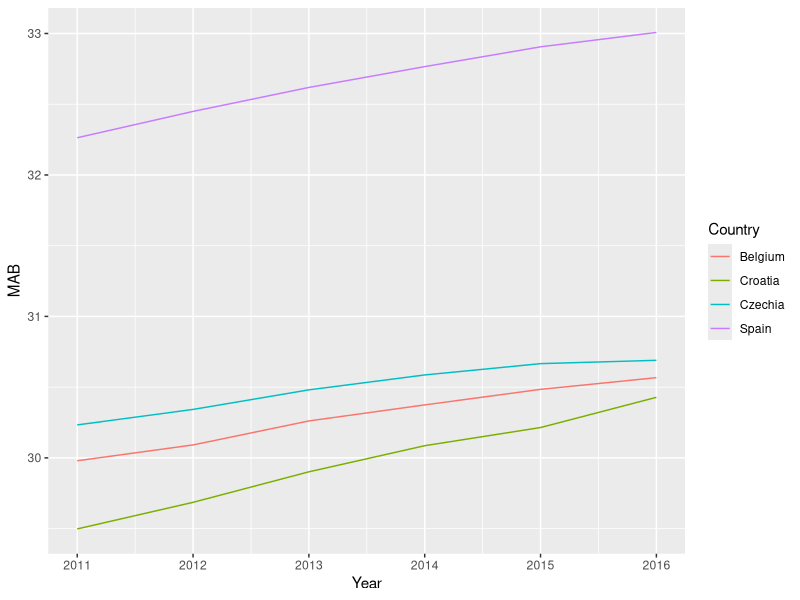
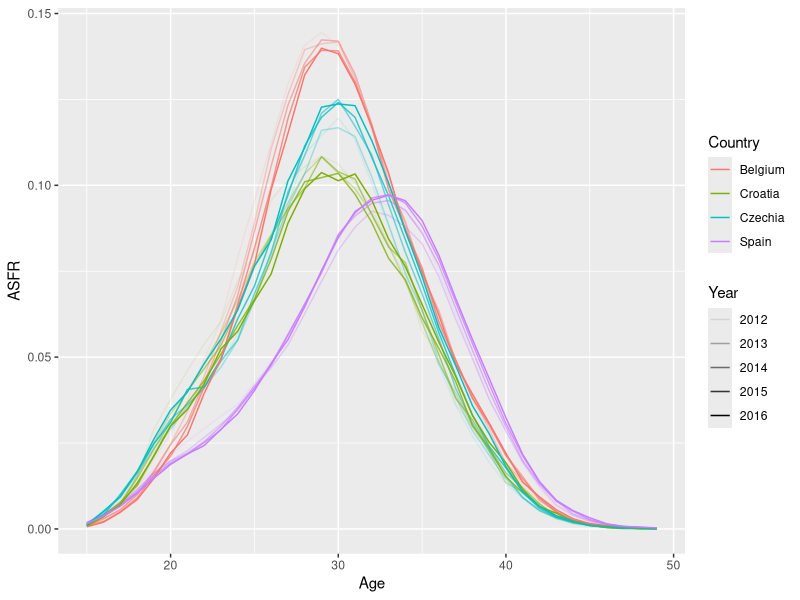
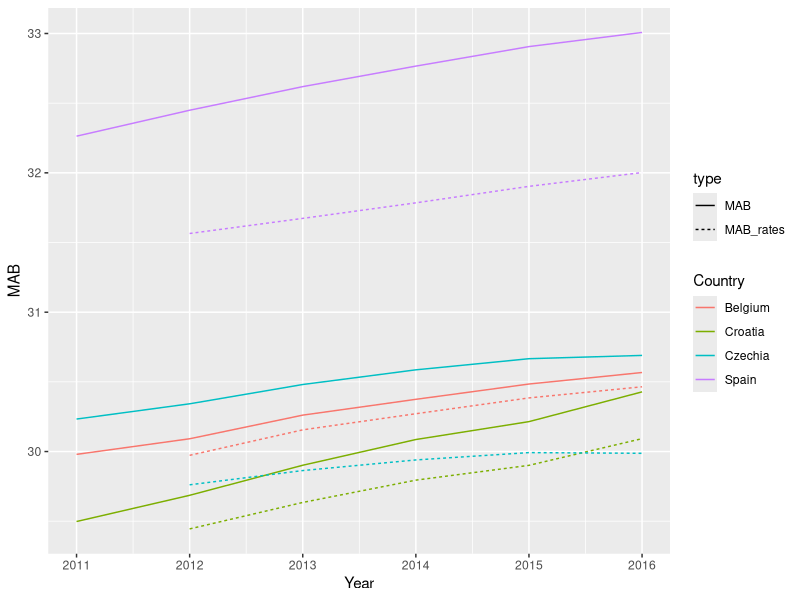

Write R code to recreate these figures, in order.
## ---- chunk 1
knitr::opts_chunk$set(echo = TRUE)
## ---- chunk 2
library(tidyverse)
library(readxl)
# ?read_excel
Wide <- read_excel(
           path = "Data/demo_fasec.xlsx",
           range = "A10:H158")
glimpse(Wide)
## ---- chunk 3
Long <- pivot_longer(
          data = Wide, 
          cols = `2011`:`2016`,
          names_to = "TIME",
          values_to = "Births")

glimpse(Long)
## ---- chunk 4
# reverse operation
pivot_wider(data = Long,
            names_from = "TIME",
            values_from = "Births")
## ---- chunk 5
Long <- select(
  .data = Long,
  Country = `GEO/TIME`,
  Age = AGE,
  Year = TIME,
  Births 
)
head(Long)
## ---- chunk 6
Long <- 
  read_excel(
    path = "Data/demo_fasec.xlsx",
    range = "A10:H158") %>% 
  pivot_longer(
    cols = `2011`:`2016`,
    names_to = "Year",
    values_to = "Births") %>% 
  select(
     Country = `GEO/TIME`,
     Year,
     Age = AGE,
     Births)
## ---- chunk 7
Long <- 
  # first read in from Excel
  read_excel(
    path = "Data/demo_fasec.xlsx",
    range = "A10:H158") %>% 
  # stack years
  pivot_longer(
    cols = `2011`:`2016`,
    names_to = "Year",
    values_to = "Births") %>% 
  # pick out the columns
  select(
     Country = `GEO/TIME`,
     Year,
     Age = AGE,
     Births)
## ---- chunk 8
# selecting a column with $ 
unique(Long$Age)

# same thing using tidy:
Long %>% 
  pull(Age) %>% # pull() extracts column as vector
  unique()
## ---- chunk 9
1:5 == 5
## ---- chunk 10
abcde <- c("a","b","c","d","e")
abcde[1:5 == 5]
## ---- chunk 11
c("a","d","k") %in% abcde
## ---- chunk 12
Long2 <-
  Long %>% 
  # add group metadata
  group_by(Country, Year) %>% 
  # raise Total count to column for element-wise rescale
  mutate(TOT = Births[Age == "Total"]) %>% 
  # throw out Total and Unknown ages
  filter(! Age %in% c("Total", "Unknown")) %>% 
  # rescale proportions known to stated total
  mutate(Births = Births / sum(Births) * TOT) %>% 
  # groups no longer needed, let's remove them:
  ungroup()
## ---- chunk 13
Long2 %>% 
  mutate(Age = gsub(Age,
                    pattern = " years", 
                    replacement = ""),
         Age = as.integer(Age))
## ---- chunk 14
Long2 %>% 
  mutate(Age = parse_number(Age))
## ---- chunk 15
Long2 %>% 
  mutate(Age = Age %>%  
                gsub(
                  pattern = " years", 
                  replacement = "") %>% 
               as.integer())
## ---- chunk 16
Births <- 
  # first read in from Excel
  read_excel(
    path = "Data/demo_fasec.xlsx",
    range = "A10:H158") %>% 
  # stack years
  pivot_longer(
    cols = `2011`:`2016`,
    names_to = "Year",
    values_to = "Births") %>% 
  # pick out the columns
  select(
     Country = `GEO/TIME`,
     Year,
     Age = AGE,
     Births) %>% 
  # add group metadata
  group_by(Country, Year) %>% 
  # raise Total count to column for element-wise rescale
  mutate(TOT = Births[Age == "Total"]) %>% 
  # throw out Total and Unknown ages
  filter(! Age %in% c("Total", "Unknown")) %>% 
  # rescale proportions known to stated total
  mutate(Births = Births / sum(Births) * TOT) %>% 
  # groups no longer needed, let's remove them:
  ungroup() %>% 
  # clean up Age
  mutate(Age = Age %>%  
                gsub(
                  pattern = " years", 
                  replacement = "") %>% 
                as.integer(),
         Year = as.integer(Year)) %>% 
  # sort rows
  arrange(Country, Year, Age) %>% 
  # remove TOT column, no longer needed
  select(-TOT)

# have a look
glimpse(Births)
## ---- chunk 17
a <- 1:10
a %% 2
a %% 5
## ---- chunk 18
Age <- 0:20
Age - Age %% 5
## ---- chunk 19
Births %>% 
  mutate(Age = Age - Age %% 5) %>% 
  group_by(Country, Year, Age) %>% 
  summarize(Births = sum(Births),
            .groups = "drop")
## ---- chunk 20
Births %>% 
  summarize(Births = sum(Births))
## ---- chunk 21
Births %>% 
  group_by(Country, Year) %>% 
  summarize(Births = sum(Births),
            .groups = "drop")
## ---- chunk 22
Births %>% 
  mutate(Country_Group = case_when(Country == "Czechia" ~ "A",
                                   Country == "Spain" ~ "A",
                                   Country == "Belgium" ~ "B",
                                   Country == "Croatia" ~ "B")) %>% 
  group_by(Country_Group, Year) %>% 
  summarize(Births = sum(Births),
            .groups = "drop")
## ---- chunk 23
a <- 1:17
case_when(a %% 6 == 0 ~ a / 2 + 1,
          a %% 3 == 0 ~ a * 2,
          a %% 2 == 1 ~ a + 1,
          a %% 2 == 0 ~ a + 2)
## ---- chunk 24
case_when(a %% 3 == 0 ~ a * 2,
          a %% 6 == 0 ~ a / 2 + 1,
          a %% 2 == 1 ~ a + 1,
          a %% 2 == 0 ~ a + 2)
## ---- chunk 25
MAB <-
  Births %>% 
  mutate(Age = Age + .5) %>% 
  group_by(Country, Year) %>% 
  summarize(MAB = sum(Births * Age) / sum(Births),
            .groups = "drop") 
glimpse(MAB)
## ---- chunk 26
MAB %>% 
  ggplot(aes(x = Year, 
             y = MAB, 
             group = Country, 
             color = Country)) +
  geom_line()
## ---- chunk 27
Pop <- read_excel("Data/demo_pjan.xlsx",
           range = "A10:CZ510",
           na = ":")
dim(Pop)
## ---- chunk 28
# check first and last age classes
# colnames(Pop)
Pop <- 
  Pop %>% 
  pivot_longer(`Less than 1 year`:`Unknown`,
               names_to = "AGE",
               values_to = "Population") %>% 
  rename(Country = `GEO/AGE`) %>% 
  # is.na() gives TRUE if a value is NA, FALSE otherwise,
  # ! negates this, so we keep all rows that are not NA
  filter(!is.na(Population))

glimpse(Pop)
## ---- chunk 29
Pop %>% 
  pull(AGE) %>% 
  unique()
## ---- chunk 30
a <- c("10 years","11 years")
# standard
a %>% gsub(pattern = " years", replacement = "") %>% as.integer()
# terse regular expression
a %>% gsub(pattern = "([0-9]+).*$", replacement = "\\1") %>% as.integer()
# or a handy helper function from the readr package:
parse_number(a)
## ---- chunk 31
Pop <- # overwrite the same object here
  Pop %>% 
  mutate(Age = case_when(
    AGE == "Less than 1 year" ~ 0,
    AGE == "Open-ended age class" ~ 100,
    AGE == "Unknown" ~ NA_real_,
    TRUE ~ parse_number(AGE)
  ),
  Year = as.integer(TIME)) %>% 
  select(-TIME, -AGE)
## ---- chunk 32
Pop <-
  Pop %>% 
  # declare groups
  group_by(Country, Year) %>% 
  # 1. move Unknown age up to column
  # 2. replace NAs w 0s in the new UNK column
  mutate(UNK = Population[is.na(Age)],
         UNK = if_else(is.na(UNK), 0, UNK)) %>%  
  # remove rows with Unknown age
  filter(!is.na(Age)) %>% 
  # do the redistribution
  mutate(Population = Population + Population / sum(Population) * UNK) %>% 
  # remove groups
  ungroup() %>% 
  # remove column no longer needed
  select(-UNK) 
## ---- chunk 33
x <- tibble(A = c("a", "b", "c"),
            B = c("t", "u", "v"),
            C = 1:3)
y <- tibble(A = c("a","b","d"),
            B = c("t","u","w"),
            D = 3:1)
x
y
## ---- chunk 34
left_join(x,y)
## ---- chunk 35
right_join(x,y)
## ---- chunk 36
inner_join(x,y)
## ---- chunk 37
full_join(x,y)
## ---- chunk 38
Exp <- Pop %>% 
  # jan 1 of this year = dec 31 of last year
  mutate(Year = Year - 1) %>% 
  # back-dated, this becomes P2 of the previous year
  rename(P2 = Population) %>% 
  # Join together where Year overlaps
  inner_join(Pop, by = c("Country", "Year", "Age")) %>% 
  rename(P1 = Population) %>% 
  # Exposure calc averaging within-age
  mutate(Exposure = (P1 + P2) / 2) %>% 
  # sort
  arrange(Country, Year, Age)
## ---- chunk 39
a <- 1:10
lead(a)
lag(a)
# mimics our objective calculation:
(a + lead(a)) / 2
## ---- chunk 40
Pop %>% 
  arrange(Country, Age, Year) %>% 
  group_by(Country, Age) %>% 
  mutate(Exposure = (Population + lead(Population)) / 2) %>% 
  ungroup() %>% 
  filter(!is.na(Exposure)) %>% 
  arrange(Country, Year, Age)
## ---- chunk 41
Pop <- read_excel("Data/demo_pjan.xlsx",
           # cell range from visual inspection
           range = "A10:CZ510",
           # NA character also from visual inspection
           na = ":") %>% 
  # stack ages
  pivot_longer(`Less than 1 year`:`Unknown`,
               names_to = "Age",
               values_to = "Population") %>% 
  filter(!is.na(Population)) %>% 
  rename(Country = `GEO/AGE`) %>% 
  # recode age
  mutate(Age = case_when(
    Age == "Less than 1 year" ~ 0,
    Age == "Open-ended age class" ~ 100,
    Age == "Unknown" ~ NA_real_,
    TRUE ~ parse_number(Age)
  ),
  Year = as.integer(TIME)) %>% 
  select(-TIME) %>% 
  # Begin redistribution of pop with unknown age
  group_by(Country, Year) %>% 
  mutate(UNK = Population[is.na(Age)],
         # Not each Country / Year has an Unknown age category
         UNK = ifelse(is.na(UNK), 0, UNK)) %>%  
  filter(!is.na(Age)) %>% 
  # The redistribution (only affects some subsets)
  mutate(Population = Population + Population / sum(Population, na.rm = TRUE) * UNK) %>% 
  select(-UNK) %>% 
  ungroup() %>% 
  # set up moving avg version of exposure calcs
  arrange(Country, Age, Year) %>% 
  # time-series within age and country
  group_by(Country, Age) %>% 
  mutate(Exposure = (Population + lead(Population)) / 2) %>% 
  ungroup() %>% 
  filter(!is.na(Exposure)) %>% 
  arrange(Country, Year, Age)
## ---- chunk 42
Dat <-
  Births %>% 
  inner_join(Pop, by = c("Country", "Year","Age")) 
## ---- chunk 43
Dat <-
  Dat %>% 
  mutate(ASFR = Births / Exposure)
## ---- chunk 44
Dat %>% 
  ggplot(aes(x = Age, 
             y = ASFR, 
             group = interaction(Country, Year),
             color = Country,
             alpha = Year)) +
  geom_line()
## ---- chunk 45
Dat %>% 
  group_by(Country, Year) %>% 
  summarize(TFR = sum(ASFR), 
            .groups = "drop") %>% 
  pivot_wider(names_from = Country, values_from = TFR)
## ---- chunk 46
Dat %>% 
  # age midpoint
  mutate(Age = Age + .5) %>% 
  # independent groups
  group_by(Country, Year) %>% 
  # weighted mean for MAB
  summarize(MAB_rates = sum(ASFR * Age) / sum(ASFR),
            .groups = "drop") %>% 
  # join to previous estimate. We do full
  # because year range different, but we can plot everything
  full_join(MAB, by = c("Country","Year")) %>% 
  # stack
  pivot_longer(c(MAB_rates,MAB), names_to = "type", values_to = "MAB") %>% 
  # remove NAs from asfr-weighted MAB (no 2011 info)
  filter(!is.na(MAB)) %>% 
  ggplot(aes(x = Year, 
             y = MAB, 
             linetype = type, 
             color = Country, 
             group = interaction(Country,type))) +
  geom_line()
